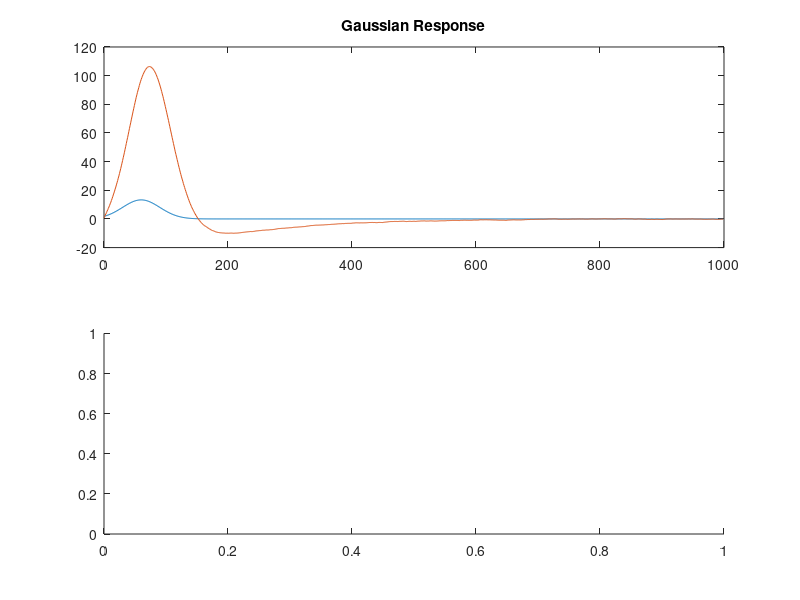

This chart was generated by the following MATLAB code: (Note: this script raises an error after producing the figure.)
%% Section 3 - Circuit with Noise
% Here we are modelling a variation to the previous circuit, attempting to
% model the thermal noise generated in a resistor. We need to take two new
% components into our MNA equations, a current source to model the noise,
% and a capacitor to bandwidth limit the circuit. The new capacitor Cn will
% be placed in position (3,3) in the C matrix, and In will be placed in
% (3,1) in the F matrix. F is randomly generated from a normal distribution
% with each iteration in time. 
% Section 4 involves implementing a more complex nonlinear transconductance
% to our system, which involves using the B vector in our solution. We
% would need to implement a Jacobian which involves a bunch of computation
% that I don't really want to do. Other than the introduction to the B term
% whenever the system of equations is solved, most of the rest of the code
% can be reused.

%component values
R1 = 1;
R2 = 2;
R3 = 10;
R4 = 0.1;
R5 = 1000;
g1 = 1/R1;
g2 = 1/R2;
g3 = 1/R3;
g4 = 1/R4;
g5 = 1/R5;
L = 0.2;
C1 = .25;
Cn = 0.00001;
a = 100;
t=0;
dt=1e-3;
Tstop = 1000*dt;
%Capacitive matrix
C = [C1 -C1 0 0 0 0 0;
    -C1 C1 0 0 0 0 0;
     0 0 Cn 0 0 0 0;
     0 0 0 0 0 0 0;
     0 0 0 0 0 0 0;
     0 0 0 0 0 0 -L;
     0 0 0 0 0 0 0];
%Conductivity matrix
 G =   [g1 -g1 0 0 0 1 0 ;
        -g1 g1+g2 0 0 0 0 1;
        0 0 g3 0 0 0 -1;
        0 0 0 1 0 0 -a;
        0 0 0 -g4 g4+g5 0 0 ;
        0 1 -1 0 0 0 0 ;
        1 0 0 0 0 0 0];
 A = (1/dt)*C+G;
   %resetting variables
 Vin = zeros(1,1000);
 Vout = zeros(1,1000);
 Vold = zeros(7,1);
 vin = 0;
 t=0;
 iteration=1;
 delay=0.06;
 sigma=0.03;
 while t<Tstop
    %set up gaussian pulse
     vin = (1/(sqrt(2*pi)*sigma))*exp(-((delay-t)^2)/(2*sigma^2));
     In = randn*0.01;
     F = [0 0 In 0 0 0 vin]'; 
     V = A\(C*Vold/dt + F);
     Vin(iteration) = vin;
     Vout(iteration) = V(5);
     Vold = V;
     iteration=iteration+1;
     t = t+dt;
 end
 t = 0:1:999;
 %plotting gaussian response
  figure(8)
  subplot(2,1,1);
  plot(t,Vin)
  hold on 
  plot(t,Vout)
  title('Gaussian Response')
  subplot(2,1,2);
  plot(Frequency,10*log10(abs(fftshift(fft(Vout)))))
  title('Fourier Transform of Gaussian Response Cn=0.00001')
  
  %second plot of noise analysis with C = 0.001 instead of 0.00001
  Cn= 0.0001;
  C = [C1 -C1 0 0 0 0 0;
    -C1 C1 0 0 0 0 0;
     0 0 Cn 0 0 0 0;
     0 0 0 0 0 0 0;
     0 0 0 0 0 0 0;
     0 0 0 0 0 0 -L;
     0 0 0 0 0 0 0];
   Vin = zeros(1,1000);
 Vout = zeros(1,1000);
 Vold = zeros(7,1);
 vin = 0;
 t=0;
 iteration=1;
 delay=0.06;
 sigma=0.03;
 while t<Tstop
    %set up gaussian pulse
     vin = (1/(sqrt(2*pi)*sigma))*exp(-((delay-t)^2)/(2*sigma^2));
     In = randn*0.01;
     F = [0 0 In 0 0 0 vin]'; 
     V = A\(C*Vold/dt + F);
     Vin(iteration) = vin;
     Vout(iteration) = V(5);
     Vold = V;
     iteration=iteration+1;
     t = t+dt;
 end
 t = 0:1:999;
 %plotting gaussian response
  figure(9)
  subplot(2,1,1);
  plot(t,Vin,'r')
  hold on 
  plot(t,Vout,'b')
  title('Gaussian Response')
  subplot(2,1,2);
  plot(Frequency,10*log10(abs(fftshift(fft(Vout)))))
  title('Fourier Transform of Gaussian Response C=0.0001')
  
  %third plot of noise analysis with C=0.000001
  Cn= 0.000001;
  C = [C1 -C1 0 0 0 0 0;
    -C1 C1 0 0 0 0 0;
     0 0 Cn 0 0 0 0;
     0 0 0 0 0 0 0;
     0 0 0 0 0 0 0;
     0 0 0 0 0 0 -L;
     0 0 0 0 0 0 0];
 
 Vin = zeros(1,1000);
 Vout = zeros(1,1000);
 Vold = zeros(7,1);
 vin = 0;
 t=0;
 iteration=1;
 delay=0.06;
 sigma=0.03;
 while t<Tstop
    %set up gaussian pulse
     vin = (1/(sqrt(2*pi)*sigma))*exp(-((delay-t)^2)/(2*sigma^2));
     In = randn*0.01;
     F = [0 0 In 0 0 0 vin]'; 
     V = A\(C*Vold/dt + F);
     Vin(iteration) = vin;
     Vout(iteration) = V(5);
     Vold = V;
     iteration=iteration+1;
     t = t+dt;
 end
 t = 0:1:999;
 %plotting gaussian response
  figure(10)
  subplot(2,1,1);
  plot(t,Vin)
  hold on 
  plot(t,Vout)
  title('Gaussian Response')
  subplot(2,1,2);
  plot(Frequency,10*log10(abs(fftshift(fft(Vout)))))
  title('Fourier Transform of Gaussian Response C=0.000001')
 

 